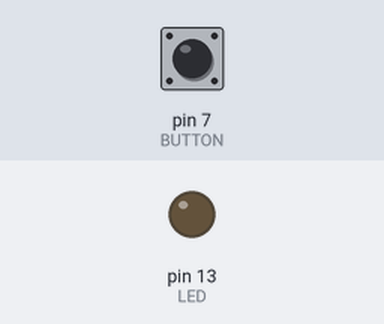
This sketch was run on a simulated Arduino Uno, built with avr-gcc and run on an emulated ATmega328P. On the bench: output pins drawn as LEDs (lit = HIGH). The inputs (shaded band) are chosen by the test bench; at power-on: pin 7 (BUTTON) LOW.

Above: at 1.2 s.
1.3 s: pin 7 (BUTTON) pulled HIGH for 0.15 s
At 4.7 s:
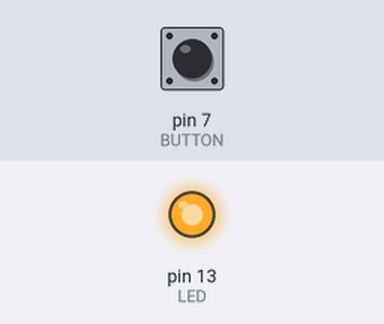
Timing chart, 0 to 15.8 s (numbered marks = the images above; inputs shaded):
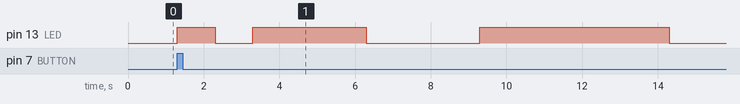

Measured:
- after the input at 1.3 s, pin 13 (LED): goes HIGH 1.0 s, LOW 1.0 s, HIGH 3.0 s, LOW 3.0 s, HIGH 5.0 s, then LOW, starting at once

The sketch:

PushButtonTry1.ino
```cpp
// Try 1: lights bulb, waits for 1sec, off 1sec, light 3sec, off 3sec, light 5sec, ..

const int LED = 13; //connect to LED to pin 13
const int BUTTON = 7; // Connect BUTTON to pin 7

int val = 0; // to store the state of the input pin


void setup() {
  pinMode(LED, OUTPUT); // set LED to output
  pinMode(BUTTON, INPUT); // set BUTTON to input

}

void loop() {
  val = digitalRead(BUTTON); // read input value and store

  // check whether input is high (button pressed)
  if (val == HIGH) {
    // light for 1 sec n off for 1 sec
    digitalWrite(LED, HIGH);
    delay(1000);
    digitalWrite(LED, LOW);
    delay(1000);

     // light for 3 sec n off for 3 sec
    digitalWrite(LED, HIGH);
    delay(3000);
    digitalWrite(LED, LOW);
    delay(3000);

    // light for 5 sec n off for 5 sec
    digitalWrite(LED, HIGH);
    delay(5000);
    digitalWrite(LED, LOW);
    delay(5000);
  } else {
    digitalWrite(LED, LOW);
  }

}
```
